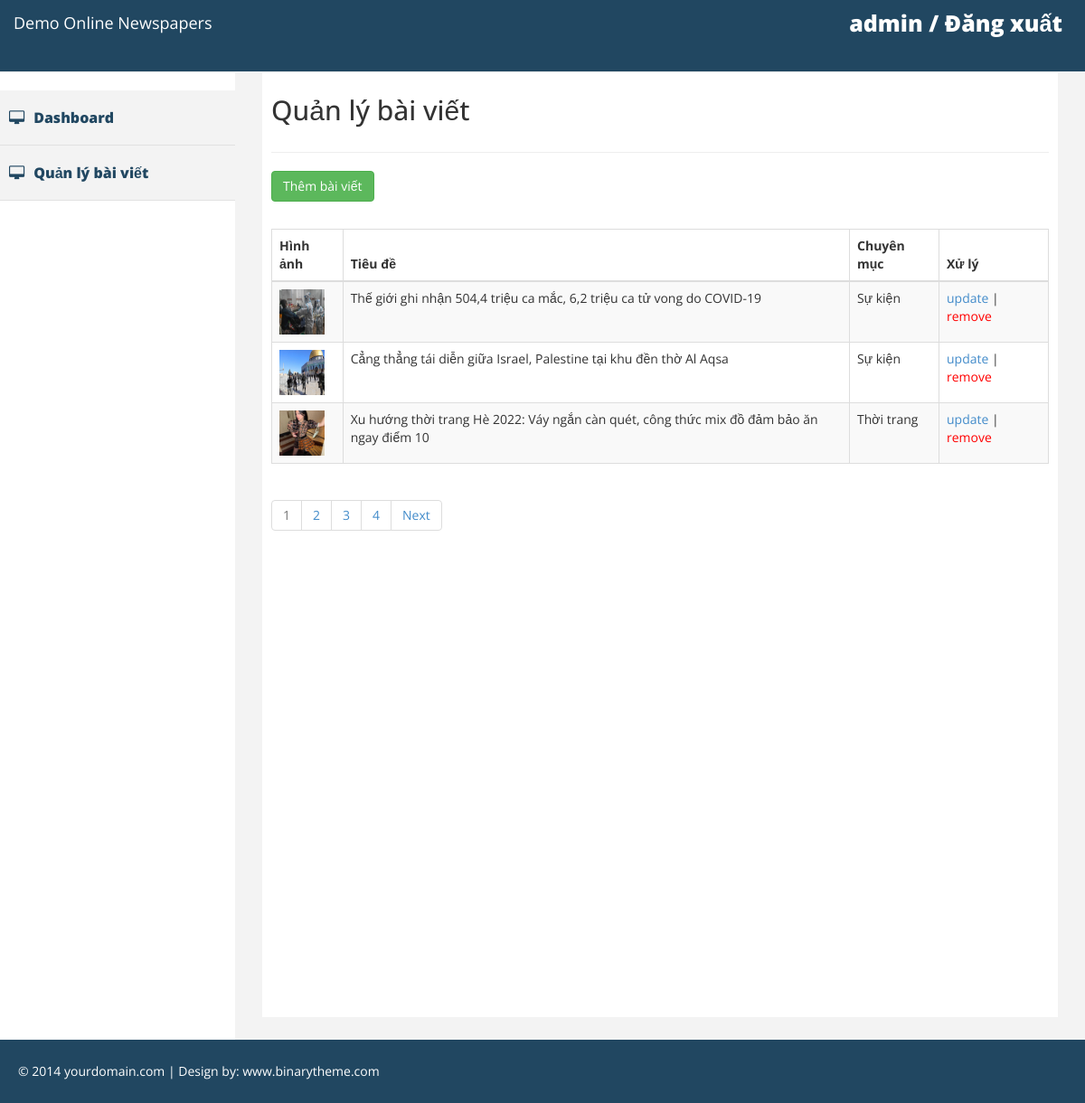
The app's page /admin/post.php (signed in) with its own data.
### tables this page shows
CREATE TABLE `posts` (
  `post_id` int(11) NOT NULL,
  `category_id` int(11) NOT NULL,
  `title` varchar(255) NOT NULL,
  `content` text NOT NULL,
  `image` text NOT NULL,
  `createdate` datetime NOT NULL,
  `del_flag` tinyint(4) NOT NULL
);

CREATE TABLE `category` (
  `category_id` int(11) NOT NULL,
  `name` varchar(255) NOT NULL,
  `del_flag` tinyint(4) NOT NULL
);

### incs/class_db.php (called while the page is built, shortened)
<?php
class dblib
{
    private $__conn;
    function connect()
    {
        $servername = "localhost";
        $username = "root";
        $password = "";
        $dbname = "webtintuc";
        if (!$this->__conn) {
            try {
                $this->__conn = new PDO("mysql:host=$servername;dbname=$dbname", $username, $password);
                $this->__conn->setAttribute(PDO::ATTR_ERRMODE, PDO::ERRMODE_EXCEPTION);
            } catch (PDOException $e) {
                echo "Error: " . $e->getMessage();
                die();
            }
        }
    }
    function get_list($sql)
	{
		$stmt = $this->__conn->prepare($sql);
		$stmt->execute();
		$stmt->setFetchMode(PDO::FETCH_ASSOC);
		return $stmt->fetchALL();
	}
    function get_row_number($sql)
    {
        $stmt = $this->__conn->prepare($sql);
        $stmt->execute();
        return $stmt->fetchColumn();
    }
}

### admin/post.php (the view, shortened to what this page needs)
<?php
function inc()
{
	include "../incs/class_db.php";
}
$adminlib = new adminlib();
$sql = "SELECT count(*) FROM posts";
$total_records = $adminlib->get_row_number($sql);
$limit = 3;
$current_page = isset($_GET['page']) ? $_GET['page'] : 1;
$total_page = ceil($total_records / $limit);
$start = ($current_page - 1) * $limit;
$sql = "SELECT * FROM posts a JOIN category b on a.category_id = b.category_id ORDER BY createdate DESC LIMIT $start, $limit";
$data = $adminlib->get_list($sql);
?>
<?php include 'header.php'; ?>
<?php include 'sidebar.php'; ?>
<div id="page-wrapper">
	<div id="page-inner">
		<div class="row">
			<div class="col-lg-12">
				<h2>Quản lý bài viết</h2>
			</div>
		</div>
		<hr />
		<a href="post_add.php"><input type="button" class="btn btn-success" value="Thêm bài viết"></a><br><br>
		<table class="table table-striped table-bordered table-hover">
			<thead>
				<tr>
					<th>Hình ảnh</th>
					<th>Tiêu đề</th>
					<th>Chuyên mục</th>
					<th>Xử lý</th>
				</tr>
			</thead>
			<tbody>
				<?php
				for ($i = 0; $data != 0 && $i < count($data); $i++) {
					$id = $data[$i]["post_id"];
				?>
					<tr>
						<td><img src="../images/<?php echo $data[$i]["image"]; ?>" width="50px" height="50px"></td>
						<td><?php echo $data[$i]["title"]; ?></td>
						<td><?php echo $data[$i]["name"]; ?></td>
						<td><a href="post_update.php?id=<?php echo $id; ?>">update</a> | <a style="color: red;" href="post_remove.php?id=<?php echo $id; ?>">remove</a></td>
					</tr>
				<?php
				}
				?>
			</tbody>
		</table>
		<ul class="pagination">
			<?php
			for ($i = 1; $i <= $total_page; $i++) {
				if ($current_page == $i)
					echo '<li class="disabled"><a href="#">' . $i . '</a></li>';
				else
					echo '<li><a href="post.php?page=' . $i . '">' . $i . '</a></li>';
			}
			if ($current_page < $total_page && $total_page > 1) {
				echo '<li><a href="post.php?page=' . ($current_page + 1) . '">Next</a></li>';
			}
			?>
		</ul>
	</div>
</div>
</div>
<?php include 'footer.php'; ?>

### admin/assets/css/custom.css (style rules this page uses)
body { font-family: 'Open Sans', sans-serif; line-height:30px; }
#page-wrapper { padding: 15px 15px; min-height: 600px; background:#F3F3F3; }
#page-inner { width:100%; margin:10px 20px 10px 0px; background-color:#fff!important; padding:10px; min-height:1050px; }
@media (min-width:768px) { #page-wrapper { margin: 0 0 0 260px; padding: 15px 30px; min-height: 1050px; } }

### records on screen
posts: image (picture), title "Thế giới ghi nhận 504,4 triệu ca mắc, 6,2 triệu ca tử vong do COVID-19", category.name "Sự kiện"
posts: image (picture), title "Cẳng thẳng tái diễn giữa Israel, Palestine tại khu đền thờ Al Aqsa", category.name "Sự kiện"
posts: image (picture), title "Xu hướng thời trang Hè 2022: Váy ngắn càn quét, công thức mix đồ đảm bảo ăn ngay điểm 10", category.name "Thời trang"

### other values on screen
$_COOKIE["admin"] "admin"
